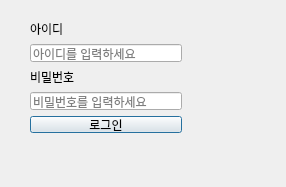
<?xml version="1.0" encoding="UTF-8"?>
<ui version="4.0">
 <class>Dialog</class>
 <widget class="QDialog" name="Dialog">
  <property name="geometry">
   <rect>
    <x>0</x>
    <y>0</y>
    <width>286</width>
    <height>187</height>
   </rect>
  </property>
  <property name="windowTitle">
   <string>Dialog</string>
  </property>
  <widget class="QWidget" name="">
   <property name="geometry">
    <rect>
     <x>30</x>
     <y>20</y>
     <width>152</width>
     <height>113</height>
    </rect>
   </property>
   <layout class="QVBoxLayout" name="verticalLayout">
    <item>
     <widget class="QLabel" name="label">
      <property name="text">
       <string>아이디</string>
      </property>
     </widget>
    </item>
    <item>
     <widget class="QLineEdit" name="input_id">
      <property name="placeholderText">
       <string>아이디를 입력하세요</string>
      </property>
     </widget>
    </item>
    <item>
     <widget class="QLabel" name="label_2">
      <property name="text">
       <string>비밀번호</string>
      </property>
     </widget>
    </item>
    <item>
     <widget class="QLineEdit" name="input_pw">
      <property name="placeholderText">
       <string>비밀번호를 입력하세요</string>
      </property>
     </widget>
    </item>
    <item>
     <widget class="QPushButton" name="pushButton">
      <property name="text">
       <string>로그인</string>
      </property>
     </widget>
    </item>
   </layout>
  </widget>
 </widget>
 <resources/>
 <connections>
  <connection>
   <sender>pushButton</sender>
   <signal>clicked()</signal>
   <receiver>Dialog</receiver>
   <slot>onLogin()</slot>
   <hints>
    <hint type="sourcelabel">
     <x>142</x>
     <y>126</y>
    </hint>
    <hint type="destinationlabel">
     <x>185</x>
     <y>160</y>
    </hint>
   </hints>
  </connection>
 </connections>
 <slots>
  <slot>onLogin()</slot>
 </slots>
</ui>
